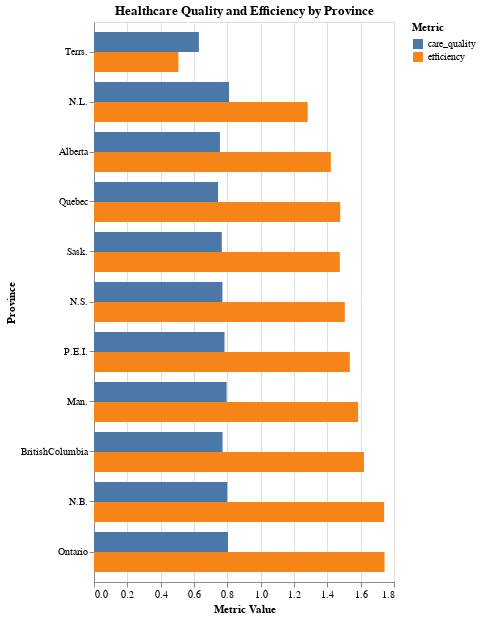

Here is the notebook cell this chart was saved with:
### Code cell
alt.Chart(viz1_df, title='Healthcare Quality and Efficiency by Province').mark_bar().encode(
    alt.Y('province:N',title = 'Province').sort('x'),
    alt.X('value:Q', title = 'Metric Value'),
    alt.Color('metric:N', title = 'Metric'),
    yOffset = 'metric:N'
)

### Figure 1 — Vega-Lite specification as saved in the notebook (floating-point values rounded to 4 significant figures)
{"config": {"view": {"continuousWidth": 300, "continuousHeight": 300}}, "data": {"name": "data-ec8f8074d4d89b3f5fd60254b1f6ca28"}, "mark": {"type": "bar"}, "encoding": {"color": {"field": "metric", "title": "Metric", "type": "nominal"}, "x": {"field": "value", "title": "Metric Value", "type": "quantitative"}, "y": {"field": "province", "sort": "x", "title": "Province", "type": "nominal"}, "yOffset": {"field": "metric", "type": "nominal"}}, "title": "Healthcare Quality and Efficiency by Province", "$schema": "https://vega.github.io/schema/vega-lite/v5.20.1.json", "datasets": {"data-ec8f8074d4d89b3f5fd60254b1f6ca28": [{"province": "Ontario", "metric": "efficiency", "value": 1.743}, {"province": "N.B.", "metric": "efficiency", "value": 1.741}, {"province": "BritishColumbia", "metric": "efficiency", "value": 1.62}, {"province": "Man.", "metric": "efficiency", "value": 1.585}, {"province": "P.E.I.", "metric": "efficiency", "value": 1.535}, {"province": "N.S.", "metric": "efficiency", "value": 1.505}, {"province": "Quebec", "metric": "efficiency", "value": 1.477}, {"province": "Sask.", "metric": "efficiency", "value": 1.475}, {"province": "Alberta", "metric": "efficiency", "value": 1.421}, {"province": "N.L.", "metric": "efficiency", "value": 1.282}, {"province": "Terrs.", "metric": "efficiency", "value": 0.5065}, {"province": "Ontario", "metric": "care_quality", "value": 0.8038}, {"province": "N.B.", "metric": "care_quality", "value": 0.7997}, {"province": "BritishColumbia", "metric": "care_quality", "value": 0.7714}, {"province": "Man.", "metric": "care_quality", "value": 0.7956}, {"province": "P.E.I.", "metric": "care_quality", "value": 0.783}, {"province": "N.S.", "metric": "care_quality", "value": 0.7706}, {"province": "Quebec", "metric": "care_quality", "value": 0.7442}, {"province": "Sask.", "metric": "care_quality", "value": 0.7668}, {"province": "Alberta", "metric": "care_quality", "value": 0.7556}, {"province": "N.L.", "metric": "care_quality", "value": 0.8103}, {"province": "Terrs.", "metric": "care_quality", "value": 0.6292}]}}
